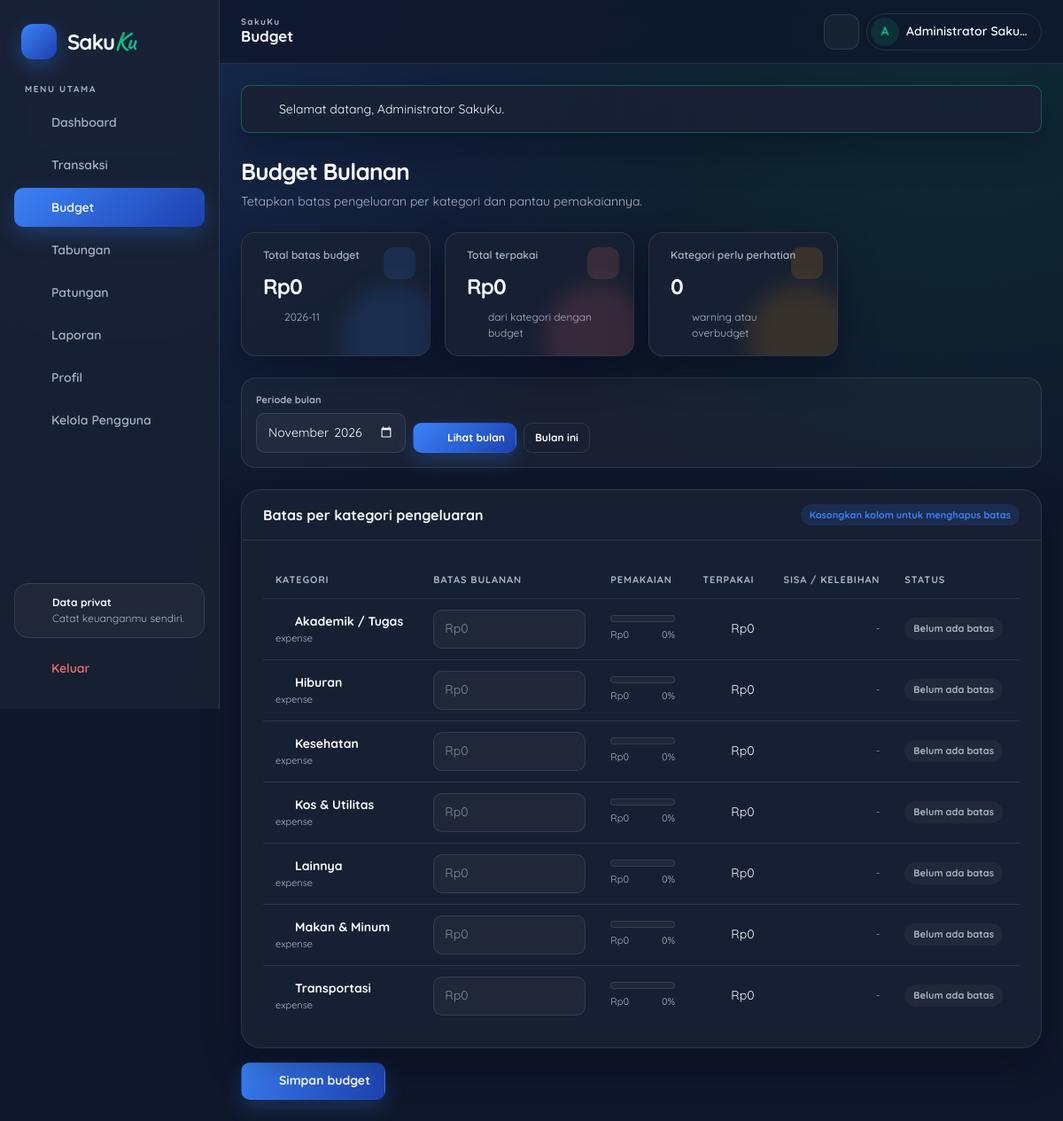
Page /pages/budgets.php (signed in) on the committed database.
### tables this page shows
CREATE TABLE users (
  id INT UNSIGNED NOT NULL AUTO_INCREMENT,
  name VARCHAR(100) NOT NULL,
  email VARCHAR(100) NOT NULL,
  password_hash VARCHAR(255) NOT NULL,
  role ENUM('admin', 'user') NOT NULL DEFAULT 'user',
  status ENUM('active', 'inactive') NOT NULL DEFAULT 'active',
  security_question VARCHAR(255) NOT NULL,
  security_answer_hash VARCHAR(255) NOT NULL,
  session_version INT UNSIGNED NOT NULL DEFAULT 1,
  created_at TIMESTAMP NOT NULL DEFAULT CURRENT_TIMESTAMP,
  PRIMARY KEY (id),
  UNIQUE KEY uq_users_email (email)
);

CREATE TABLE categories (
  id INT UNSIGNED NOT NULL AUTO_INCREMENT,
  user_id INT UNSIGNED NULL DEFAULT NULL,
  name VARCHAR(50) NOT NULL,
  type ENUM('income', 'expense') NOT NULL,
  icon VARCHAR(50) NOT NULL DEFAULT 'circle',
  PRIMARY KEY (id),
  KEY idx_categories_user_type (user_id, type),
  CONSTRAINT fk_categories_user FOREIGN KEY (user_id) REFERENCES users(id) ON DELETE CASCADE
);

### includes/auth_check.php (called while the page is built, shortened)
<?php
$stmt = $pdo->prepare('SELECT id, name, email, role, status, session_version FROM users WHERE id = :id LIMIT 1');
$stmt->execute([':id' => $_SESSION['user_id']]);

### pages/budgets.php (the view, shortened to what this page needs)
<?php
require_once __DIR__ . '/../includes/bootstrap.php';
require_once __DIR__ . '/../includes/auth_check.php';
require_once __DIR__ . '/../includes/navbar.php';
$userId = (int) ($_SESSION['user_id'] ?? 0);
$month = (string) ($_GET['month'] ?? current_month());
$expenseCategories = get_categories($pdo, $userId, 'expense');
$rows = [];
$totalLimit = 0;
$totalSpent = 0;
$alertCount = 0;
foreach ($expenseCategories as $category) {
    $status = budget_status($pdo, $userId, (int) $category['id'], $month);
    $rows[] = ['category' => $category, 'status' => $status];
    $totalLimit += (int) $status['limit'];
    $totalSpent += (int) $status['spent'];
}
$statusLabels = [
    'none'    => 'Belum ada batas',
    'safe'    => 'Aman',
    'warning' => 'Peringatan',
    'over'    => 'Overbudget',
];
$statusBadges = [
    'none'    => '',
    'safe'    => 'badge-success',
    'warning' => 'badge-warning',
    'over'    => 'badge-danger',
];
render_header('Budget', 'budgets');
?>
<div class="page-head">
  <div>
    <h1>Budget Bulanan</h1>
    <p>Tetapkan batas pengeluaran per kategori dan pantau pemakaiannya.</p>
  </div>
</div>
<div class="grid grid-stats">
  <div class="stat-card">
    <p class="stat-label">Total batas budget</p>
    <p class="stat-value"><?= e(format_rupiah($totalLimit)) ?></p>
    <div class="stat-meta"><?= icon('target') ?> <?= e($month) ?></div>
    <span class="stat-icon"><?= icon('target') ?></span>
  </div>
  <div class="stat-card stat-expense">
    <p class="stat-label">Total terpakai</p>
    <p class="stat-value"><?= e(format_rupiah($totalSpent)) ?></p>
    <div class="stat-meta"><?= icon('arrow-down') ?> dari kategori dengan budget</div>
    <span class="stat-icon"><?= icon('arrow-down') ?></span>
  </div>
  <div class="stat-card stat-saving">
    <p class="stat-label">Kategori perlu perhatian</p>
    <p class="stat-value"><?= $alertCount ?></p>
    <div class="stat-meta"><?= icon('alert') ?> warning atau overbudget</div>
    <span class="stat-icon"><?= icon('alert') ?></span>
  </div>
</div>
<form class="filter-bar" method="get" action="<?= e(url('pages/budgets.php')) ?>">
  <div class="field">
    <label for="budget-month">Periode bulan</label>
    <input id="budget-month" name="month" type="month" value="<?= e($month) ?>" required>
  </div>
  <button class="btn btn-sm btn-primary" type="submit"><?= icon('calendar') ?> Lihat bulan</button>
  <a class="btn btn-sm btn-ghost" href="<?= e(url('pages/budgets.php')) ?>">Bulan ini</a>
</form>
<form method="post" action="<?= e(url('process/budget_process.php')) ?>">
  <div class="card">
    <div class="card-header">
      <h2>Batas per kategori pengeluaran</h2>
      <span class="badge badge-info">Kosongkan kolom untuk menghapus batas</span>
    </div>
    <div class="card-body">
      <?php if ($rows === []): ?>
        <div class="empty-state">
          <?= icon('target') ?>
          <strong>Belum ada kategori pengeluaran</strong>
          <span>Tambah kategori kustom dari halaman Transaksi.</span>
        </div>
      <?php else: ?>
        <div class="table-wrap">
          <table>
            <thead>
              <tr>
                <th>Kategori</th>
                <th style="width: 200px;">Batas bulanan</th>
                <th>Pemakaian</th>
                <th class="num">Terpakai</th>
                <th class="num">Sisa / Kelebihan</th>
                <th>Status</th>
              </tr>
            </thead>
            <tbody>
              <?php foreach ($rows as $row): ?>
                <?php
                  $category = $row['category'];
                  $status = $row['status'];
                  $categoryId = (int) $category['id'];
                  $percent = (int) $status['percent'];
                ?>
                <tr>
                  <td>
                    <span class="cell-main"><?= icon((string) $category['icon']) ?> <?= e($category['name']) ?></span>
                    <span class="cell-sub"><?= e((string) $category['type']) ?></span>
                  </td>
                  <td>
                    <div class="field">
                      <input id="limit-<?= $categoryId ?>" name="limits[<?= $categoryId ?>]" type="text" inputmode="numeric"
                             placeholder="Rp0" value="<?= (int) $status['limit'] > 0 ? e(format_rupiah((int) $status['limit'])) : '' ?>">
                    </div>
                  </td>
                  <td>
                    <div class="progress-track" role="img" aria-label="Pemakaian <?= e($category['name']) ?> <?= $percent ?> persen">
                    </div>
                    <div class="progress-meta">
                      <span><?= e(format_rupiah((int) $status['spent'])) ?></span>
                      <span><?= $percent ?>%</span>
                    </div>
                  </td>
                  <td class="num"><?= e(format_rupiah((int) $status['spent'])) ?></td>
                  <td class="num">
                    <?php if ($status['status'] === 'over'): ?>
                      <span class="badge badge-danger">Lebih <?= e(format_rupiah((int) $status['overage'])) ?></span>
                    <?php elseif ((int) $status['limit'] > 0): ?>
                      <span class="badge badge-success">Sisa <?= e(format_rupiah((int) $status['remaining'])) ?></span>
                    <?php else: ?>
                      <span class="cell-sub">-</span>
                    <?php endif; ?>
                  </td>
                  <td>
                    <span class="badge <?= e($statusBadges[$status['status']] ?? '') ?>"><?= e($statusLabels[$status['status']] ?? '-') ?></span>
                  </td>
                </tr>
              <?php endforeach; ?>
            </tbody>
          </table>
        </div>
      <?php endif; ?>
    </div>
  </div>
  <div class="form-actions">
    <button class="btn btn-primary" type="submit" <?= $rows === [] ? 'disabled' : '' ?>><?= icon('check') ?> Simpan budget</button>
  </div>
</form>
<?php
render_footer();

### includes/navbar.php (shortened to what this page needs)
<?php
function nav_items(): array
{
    $items = [
        ['dashboard',   'Dashboard',   'pages/dashboard.php',   'dashboard'],
        ['transactions','Transaksi',   'pages/transactions.php','list'],
        ['budgets',     'Budget',      'pages/budgets.php',     'target'],
        ['savings',     'Tabungan',    'pages/savings.php',     'wallet'],
        ['groups',      'Patungan',    'pages/groups.php',      'users'],
        ['reports',     'Laporan',     'pages/reports.php',     'chart'],
        ['profile',     'Profil',      'pages/profile.php',     'user'],
    ];
    if (($_SESSION['role'] ?? '') === 'admin') {
        $items[] = ['admin_users', 'Kelola Pengguna', 'pages/admin_users.php', 'shield'];
    }
    return $items;
}
function render_header(string $title, string $active = '', bool $withCharts = false): void
{
    $user = $GLOBALS['currentUser'] ?? ['name' => 'Pengguna'];
    $messages = pull_flash();
    ?>
<!doctype html>
<html lang="id" data-theme="dark">
<head>
  <link rel="stylesheet" href="<?= e(url('assets/css/style.css')) ?>">
</head>
<body>
  <div class="app-shell">
    <aside class="sidebar" id="sidebar" aria-label="Navigasi utama">
      <a class="brand" href="<?= e(url('pages/dashboard.php')) ?>">
        <span class="brand-mark" aria-hidden="true"><?= icon('wallet') ?></span>
        <span class="brand-text">Saku<span>Ku</span></span>
      </a>
      <p class="sidebar-caption">MENU UTAMA</p>
      <nav class="nav-list">
        <?php foreach (nav_items() as [$key, $label, $path, $iconName]): ?>
          <a class="nav-link <?= $active === $key ? 'is-active' : '' ?>" href="<?= e(url($path)) ?>">
            <?= icon($iconName) ?><span><?= e($label) ?></span>
          </a>
        <?php endforeach; ?>
      </nav>
      <div class="sidebar-foot">
        <div class="sidebar-tip">
          <?= icon('shield') ?>
          <div><strong>Data privat</strong><br><span>Catat keuanganmu sendiri.</span></div>
        </div>
        <form class="logout-form" method="post" action="<?= e(url('process/auth_process.php')) ?>">
          <button class="nav-link nav-logout" type="submit">
            <?= icon('logout') ?><span>Keluar</span>
          </button>
        </form>
      </div>
    </aside>
    <div class="main-column">
      <header class="topbar">
        <div class="topbar-title">
          <span class="topbar-eyebrow">SakuKu</span>
          <strong><?= e($title) ?></strong>
        </div>
        <div class="topbar-actions">
          <button class="icon-button" type="button" data-theme-toggle aria-label="Ganti tema terang atau gelap">
            <?= icon('sun', 'icon-sun') ?><?= icon('moon', 'icon-moon') ?>
          </button>
          <a class="user-chip" href="<?= e(url('pages/profile.php')) ?>">
            <span class="avatar" aria-hidden="true"><?= e(mb_substr((string) $user['name'], 0, 1)) ?></span>
            <span class="user-name"><?= e($user['name']) ?></span>
          </a>
        </div>
      </header>
      <main class="page-content" id="main-content">
        <?php if ($messages): ?>
          <div class="flash-stack" aria-live="polite">
            <?php foreach ($messages as $message): ?>
              <div class="flash flash-<?= e($message['type']) ?>">
                <?= icon($message['type'] === 'success' ? 'check' : (in_array($message['type'], ['error', 'warning'], true) ? 'alert' : 'info')) ?>
                <span><?= e($message['message']) ?></span>
                <button class="flash-close" type="button" data-flash-close aria-label="Tutup pesan"><?= icon('close') ?></button>
              </div>
            <?php endforeach; ?>
          </div>
        <?php endif; ?>
    <?php
}
function render_footer(): void
{
    ?>
      </main>
    </div>
  </div>
</body>
</html>
    <?php
}

### includes/helpers.php (shortened to what this page needs)
<?php
function e(mixed $value): string
{
    return htmlspecialchars((string) $value, ENT_QUOTES | ENT_SUBSTITUTE, 'UTF-8');
}
function url(string $path = ''): string
{
    return (BASE_URL ?? '') . '/' . ltrim($path, '/');
}
function pull_flash(): array
{
    $messages = $_SESSION['flash'] ?? [];
    return $messages;
}
function format_rupiah(int|float|string|null $amount): string
{
    return 'Rp' . number_format((int) $amount, 0, ',', '.');
}
function current_month(): string
{
    return date('Y-m');
}
function get_categories(PDO $pdo, int $userId, ?string $type = null): array
{
    $sql = 'SELECT id, user_id, name, type, icon FROM categories
            WHERE (user_id IS NULL OR user_id = :user_id)';
    $params = [':user_id' => $userId];
    if ($type !== null && in_array($type, ['income', 'expense'], true)) {
        $sql .= ' AND type = :type';
        $params[':type'] = $type;
    }
    $sql .= ' ORDER BY user_id IS NOT NULL, type, name';
    $stmt = $pdo->prepare($sql);
    $stmt->execute($params);
    return $stmt->fetchAll();
}
function budget_status(PDO $pdo, int $userId, int $categoryId, string $month): array
{
    $stmt = $pdo->prepare(
        'SELECT amount_limit FROM budgets
         WHERE user_id = :user_id AND category_id = :category_id AND month_year = :month LIMIT 1'
    );
    $stmt->execute([':user_id' => $userId, ':category_id' => $categoryId, ':month' => $month]);
    $limit = (int) $stmt->fetchColumn();
    if ($limit <= 0) {
        return ['limit' => 0, 'spent' => 0, 'percent' => 0, 'remaining' => 0, 'overage' => 0, 'status' => 'none'];
    }
    $stmt = $pdo->prepare(
        "SELECT COALESCE(SUM(amount), 0) FROM transactions
         WHERE user_id = :user_id AND category_id = :category_id AND type = 'expense'
           AND DATE_FORMAT(transaction_date, '%Y-%m') = :month"
    );
    $stmt->execute([':user_id' => $userId, ':category_id' => $categoryId, ':month' => $month]);
    $spent = (int) $stmt->fetchColumn();
    $percent = (int) round($spent / $limit * 100);
    $status = $percent >= 100 ? 'over' : ($percent >= 80 ? 'warning' : 'safe');
    return [
        'limit'     => $limit,
        'spent'     => $spent,
        'percent'   => $percent,
        'remaining' => max(0, $limit - $spent),
        'overage'   => max(0, $spent - $limit),
        'status'    => $status,
    ];
}
function icon(string $name, string $class = ''): string
{
    $body = $paths[$name] ?? $paths['circle'];
    $classAttr = $class === '' ? '' : ' ' . e($class);
    return '<svg class="icon' . $classAttr . '" viewBox="0 0 24 24" fill="none" stroke="currentColor" '
        . 'stroke-width="1.8" stroke-linecap="round" stroke-linejoin="round" aria-hidden="true" focusable="false">'
        . $body . '</svg>';
}

### rows in the picture
users: name "A", name "Administrator Saku…"
categories: name "Akademik / Tugas", type "expense"
categories: name "Hiburan", type "expense"
categories: name "Kesehatan", type "expense"
categories: name "Kos & Utilitas", type "expense"
categories: name "Lainnya", type "expense"
categories: name "Makan & Minum", type "expense"
categories: name "Transportasi", type "expense"

### other values in the picture
$label "Dashboard"
$label "Transaksi"
$label "Budget"
$label "Tabungan"
$label "Patungan"
$label "Laporan"
$label "Profil"
$label "Kelola Pengguna"
$title "Budget"
$message['message'] "Selamat datang, Administrator SakuKu."
format_rupiah($totalLimit) "Rp0"
$month "2026-11"
format_rupiah($totalSpent) "Rp0"
$alertCount "0"
format_rupiah((int) $status['spent']) "Rp0"
